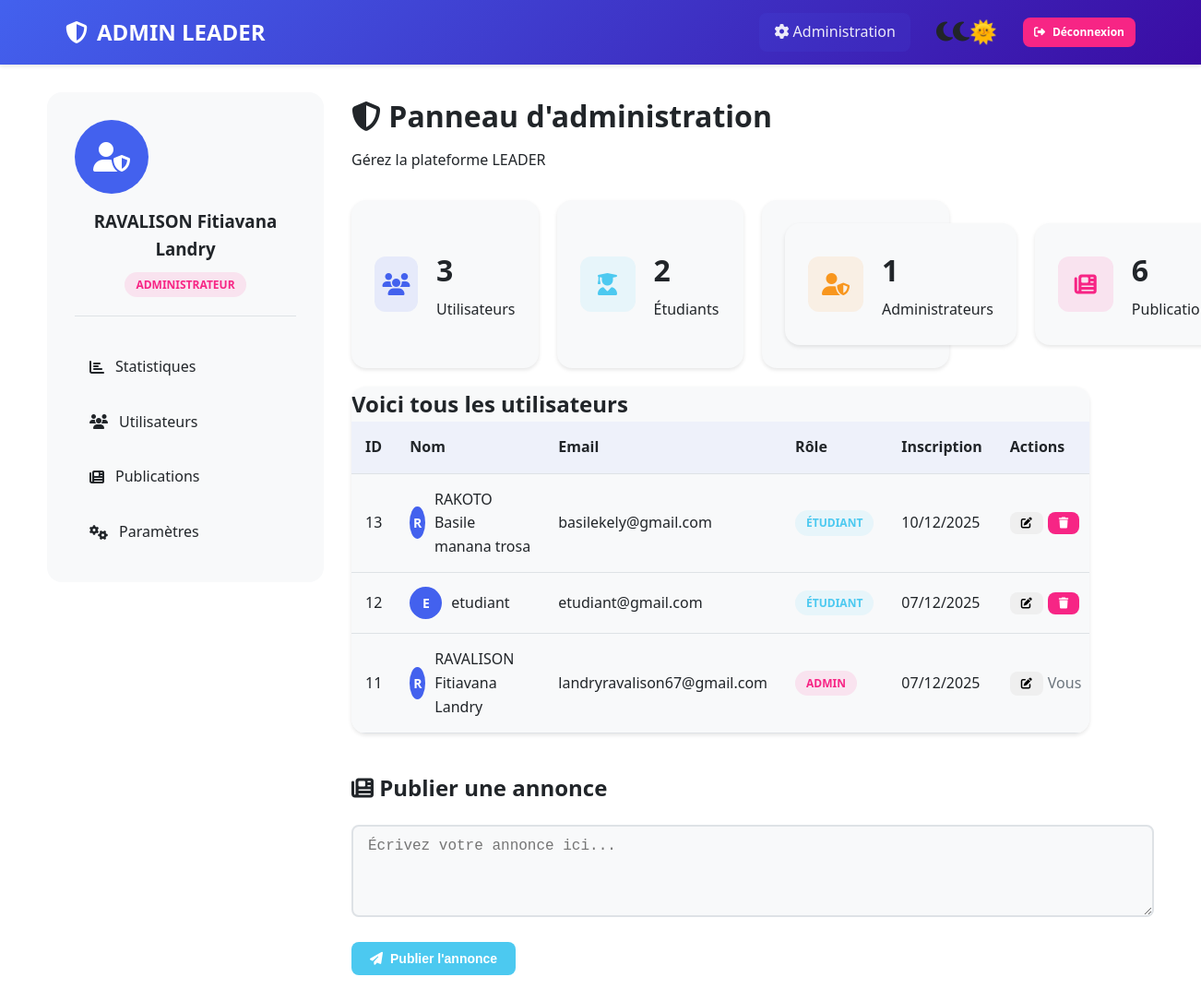
The page /admin.php (signed in) on the database its author committed.
### tables this page shows
CREATE TABLE `utilisateur` (
  `id` int(11) NOT NULL,
  `nom` varchar(100) NOT NULL,
  `email` varchar(150) NOT NULL,
  `motdepasse` varchar(255) NOT NULL,
  `role` enum('admin','etudiant') NOT NULL DEFAULT 'etudiant',
  `created_at` timestamp NOT NULL DEFAULT current_timestamp()
);

### admin.php (the view, shortened to what this page needs)
<?php
function getAllUsers() {
    $pdo = getDB();
    $stmt = $pdo->query("SELECT id, nom, email, role, created_at FROM utilisateur ORDER BY created_at DESC");
    return $stmt->fetchAll();
}
function getStats() {
    $pdo = getDB();
    $stats = [
        'total_users' => 0,
        'total_posts' => 0,
        'total_comments' => 0,
        'total_admins' => 0,
        'total_students' => 0
    ];
    $stmt = $pdo->query("SELECT COUNT(*) as count, role FROM utilisateur GROUP BY role");
    while ($row = $stmt->fetch()) {
        $stats['total_users'] += $row['count'];
        if ($row['role'] === 'admin') {
            $stats['total_admins'] = $row['count'];
        } else {
            $stats['total_students'] = $row['count'];
        }
    }
    $stmt = $pdo->query("SELECT COUNT(*) as count FROM post");
    $stats['total_posts'] = $stmt->fetch()['count'];
    $stmt = $pdo->query("SELECT COUNT(*) as count FROM commentaire");
    $stats['total_comments'] = $stmt->fetch()['count'];
    return $stats;
}
$users = getAllUsers();
$stats = getStats();
?>
<!DOCTYPE html>
<html lang="fr" data-theme="light">
<head>
    <link rel="stylesheet" href="style.css">
    <link rel="stylesheet" href="https://cdnjs.cloudflare.com/ajax/libs/font-awesome/6.4.0/css/all.min.css">
</head>
<body>
    <nav class="navbar admin-nav">
        <div class="nav-container">
            <div class="nav-brand">
                <i class="fas fa-shield-alt"></i>
                <span>ADMIN LEADER</span>
            </div>
            <div class="nav-items">
                <a href="admin.php" class="nav-link active">
                    <i class="fas fa-cog"></i> Administration
                </a>
                <button class="theme-toggle" onclick="toggleTheme()">
                    <i class="fas fa-moon">🌙🌞</i>
                </button>
                <a href="logout.php" class="btn btn-danger btn-sm">
                    <i class="fas fa-sign-out-alt"></i> Déconnexion
                </a>
            </div>
        </div>
    </nav>
    <div class="container admin-container">
        <aside class="admin-sidebar">
            <div class="admin-info">
                <div class="avatar large">
                    <i class="fas fa-user-shield"></i>
                </div>
                <h3><?php echo ($_SESSION['nom']); ?></h3>
                <span class="role-badge admin">Administrateur</span>
            </div>
            <nav class="admin-nav-menu">
                <a href="#stats" class="nav-item active">
                    <i class="fas fa-chart-bar"></i>
                    <span>Statistiques</span>
                </a>
                <a href="#users" class="nav-item">
                    <i class="fas fa-users"></i>
                    <span>Utilisateurs</span>
                </a>
                <a href="#posts" class="nav-item">
                    <i class="fas fa-newspaper"></i>
                    <span>Publications</span>
                </a>
                <a href="#settings" class="nav-item">
                    <i class="fas fa-cogs"></i>
                    <span>Paramètres</span>
                </a>
            </nav>
        </aside>
        <main class="admin-content">
            <header class="admin-header">
                <h1><i class="fas fa-shield-alt"></i> Panneau d'administration</h1>
                <p>Gérez la plateforme LEADER</p>
            </header>
            <div class="stats-cards" id="stats">
                <div class="stat-card">
                    <div class="stat-icon primary">
                        <i class="fas fa-users"></i>
                    </div>
                    <div class="stat-info">
                        <h3><?php echo $stats['total_users']; ?></h3>
                        <p>Utilisateurs</p>
                    </div>
                </div>
                <div class="stat-card">
                    <div class="stat-icon success">
                        <i class="fas fa-user-graduate"></i>
                    </div>
                    <div class="stat-info">
                        <h3><?php echo $stats['total_students']; ?></h3>
                        <p>Étudiants</p>
                    </div>
                </div>
                <div class="stat-card">
                    <div class="stat-card">
                    <div class="stat-icon warning">
                        <i class="fas fa-user-shield"></i>
                    </div>
                    <div class="stat-info">
                        <h3><?php echo $stats['total_admins']; ?></h3>
                        <p>Administrateurs</p>
                    </div>
                </div>
                <div class="stat-card">
                    <div class="stat-icon danger">
                        <i class="fas fa-newspaper"></i>
                    </div>
                    <div class="stat-info">
                        <h3><?php echo $stats['total_posts']; ?></h3>
                        <p>Publications</p>
                    </div>
                </div>
            </div>
            <div class="admin-section" id="users">
                </div>
                <div class="table-container">
                    <h2>Voici tous les utilisateurs</h2>
                    <table>
                        <thead>
                            <tr>
                                <th>ID</th>
                                <th>Nom</th>
                                <th>Email</th>
                                <th>Rôle</th>
                                <th>Inscription</th>
                                <th>Actions</th>
                            </tr>
                        </thead>
                        <tbody>
                            <?php foreach ($users as $user): ?>
                                <tr>
                                    <td><?php echo $user['id']; ?></td>
                                    <td>
                                        <div class="user-cell">
                                            <div class="avatar small">
                                                <?php echo strtoupper(substr($user['nom'], 0, 1)); ?>
                                            </div>
                                            <?php echo ($user['nom']); ?>
                                        </div>
                                    </td>
                                    <td><?php echo ($user['email']); ?></td>
                                    <td>
                                        <span class="role-badge <?php echo $user['role']; ?>">
                                            <?php echo $user['role'] === 'admin' ? 'Admin' : 'Étudiant'; ?>
                                        </span>
                                    </td>
                                    <td><?php echo date('d/m/Y', strtotime($user['created_at'])); ?></td>
                                    <td>
                                        <div class="action-buttons">
                                            <button class="btn btn-sm btn-info">
                                                <i class="fas fa-edit"></i>
                                            </button>
                                            <?php if ($user['id'] != $_SESSION['user_id']): ?>
                                                <a href="admin.php?delete_user=<?php echo $user['id']; ?>"
                                                   class="btn btn-sm btn-danger"
                                                   onclick="return confirm('Supprimer cet utilisateur ?')">
                                                    <i class="fas fa-trash"></i>
                                                </a>
                                            <?php else: ?>
                                                <span class="text-muted">Vous</span>
                                            <?php endif; ?>
                                        </div>
                                    </td>
                                </tr>
                            <?php endforeach; ?>
                        </tbody>
                    </table>
                </div>
            </div>
            <div class="admin-section" id="posts">
                <div class="section-header">
                    <h2><i class="fas fa-newspaper"></i> Publier une annonce</h2>
                </div>
                <div class="new-post-form">
                    <form method="POST">
                        <div class="form-group">
                            <textarea name="contenu" placeholder="Écrivez votre annonce ici..." rows="4" required></textarea>
                        </div>
                        <div class="form-actions">
                            <button type="submit" name="new_post" class="btn btn-success">
                                <i class="fas fa-paper-plane"></i> Publier l'annonce
                            </button>
                        </div>
                    </form>
                </div>
            </div>
        </main>
    </div>
</body>
</html>

### rows shown on the page
utilisateur: id "13", nom "R", nom "RAKOTO Basile manana trosa", email "basilekely@gmail.com", role "ÉTUDIANT", created_at "10/12/2025"
utilisateur: id "12", nom "E", nom "etudiant", email "etudiant@gmail.com", role "ÉTUDIANT", created_at "07/12/2025"
utilisateur: id "11", nom "R", nom "RAVALISON Fitiavana Landry", email "landryravalison67@gmail.com", role "ADMIN", created_at "07/12/2025", shows "Vous"

### other values the page prints
$_SESSION['nom'] "RAVALISON Fitiavana Landry"
$stats['total_users'] "3"
$stats['total_students'] "2"
$stats['total_admins'] "1"
$stats['total_posts'] "6"
